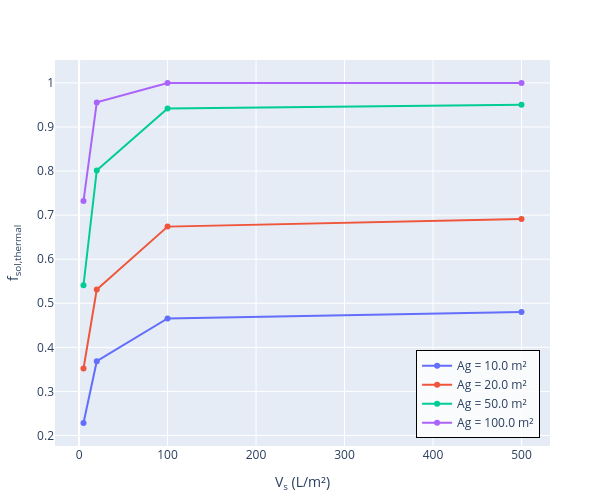

Source (notebook cell):
### Code cell
# Trace
traces = [scatter(x = ustrip.(stats.Vs[stats.Ag .== a]),
                  y = ustrip.(f_sol_thermal[stats.Ag .== a]),
                  mode = "lines+markers",
                  name = "Ag = $(ustrip(a)) m²",
                  showlegend = true)
          for a in unique(stats.Ag)]

# Plot
fig = plot(traces, Layout(width = 600, height = 500,
                           xaxis_title = "V<sub>s</sub> (L/m²)",
                           yaxis_title = "f<sub>sol,thermal</sub>",
                           showlegend = true,
                           legend = attr(x = 0.98, y = 0.02,
                                         xanchor = "right", yanchor = "bottom",
                                         bgcolor = "rgba(255,255,255,0.8)",
                                         bordercolor = "black", borderwidth = 1)))

# Save
display(fig)
savefig(fig, "f_sol_therm-Vs.png", scale = 5)

### Figure 1 — Plotly figure (JSON) as saved in the notebook; plotly's stock layout.template omitted (floating-point values rounded to 4 significant figures)
{"data": [{"mode": "lines+markers", "name": "Ag = 10.0 m²", "showlegend": true, "type": "scatter", "x": [5, 20, 100, 500], "y": [0.2284, 0.3686, 0.4657, 0.4801]}, {"mode": "lines+markers", "name": "Ag = 20.0 m²", "showlegend": true, "type": "scatter", "x": [5, 20, 100, 500], "y": [0.3518, 0.5313, 0.6739, 0.6914]}, {"mode": "lines+markers", "name": "Ag = 50.0 m²", "showlegend": true, "type": "scatter", "x": [5, 20, 100, 500], "y": [0.5409, 0.8015, 0.9419, 0.9504]}, {"mode": "lines+markers", "name": "Ag = 100.0 m²", "showlegend": true, "type": "scatter", "x": [5, 20, 100, 500], "y": [0.7319, 0.9557, 0.9995, 0.9997]}], "layout": {"height": 500, "legend": {"bgcolor": "rgba(255,255,255,0.8)", "bordercolor": "black", "borderwidth": 1, "x": 0.98, "xanchor": "right", "y": 0.02, "yanchor": "bottom"}, "margin": {"b": 50, "l": 50, "r": 50, "t": 60}, "showlegend": true, "width": 600, "xaxis": {"title": {"text": "V<sub>s</sub> (L/m²)"}}, "yaxis": {"title": {"text": "f<sub>sol,thermal</sub>"}}}}
